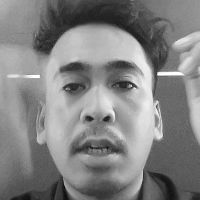
#> input picture week7/project/data/raw/anton/1762224319_0001.png, 200 x 200 px; its folder holds 3 pictures in this run
$ python train_eval.py
#> lines starting #> are read from the running program, lines starting #| are printed output that depends on the picture
# src/train_eval.py
import os, cv2, json, random
import numpy as np

# ========= KONFIGURASI =========
ROOT_DIR     = os.path.dirname(os.path.dirname(__file__))
DATA_DIR     = os.path.join(ROOT_DIR, "data")
RAW_DIR      = os.path.join(DATA_DIR, "raw")
MODEL_DIR    = os.path.join(DATA_DIR, "models")

FACE_SIZE    = (200, 200)

# Holdout
HOLDOUT_PCT  = 0.2     # 20% test per identitas
SHUFFLE_SEED = 42
# ===============================

os.makedirs(MODEL_DIR, exist_ok=True)

# ---------- Enhance (CLAHE) untuk konsistensi train ↔ inference ----------
def enhance_face(gray_crop):
    """Tingkatkan kontras wajah (CLAHE) agar robust terhadap pencahayaan."""
    clahe = cv2.createCLAHE(clipLimit=2.0, tileGridSize=(8,8))
    return clahe.apply(gray_crop)

# ---------- Dataset ----------
def _list_image_paths_per_label():
    per_label_paths = {}
    label2id, id2label = {}, {}
    cur = 0
    for name in sorted(os.listdir(RAW_DIR)):
        pdir = os.path.join(RAW_DIR, name)
        if not os.path.isdir(pdir):
            continue
        files = [os.path.join(pdir, f) for f in os.listdir(pdir)
                 if f.lower().endswith((".png",".jpg",".jpeg"))]
        if len(files) == 0:
            continue
        per_label_paths[name] = sorted(files)
        label2id[name] = cur
        id2label[cur] = name
        cur += 1
    return per_label_paths, label2id, id2label

def _split_holdout(per_label_paths, test_ratio=HOLDOUT_PCT, seed=SHUFFLE_SEED):
    rng = random.Random(seed)
    train, test = [], []
    for label, paths in per_label_paths.items():
        paths_copy = paths[:]
        rng.shuffle(paths_copy)
        n = len(paths_copy)
        n_test = max(1, int(round(test_ratio * n))) if n >= 3 else (1 if n >= 2 else 0)
        test_split = paths_copy[:n_test]
        train_split = paths_copy[n_test:]
        if len(train_split) == 0 and len(test_split) > 1:
            train_split.append(test_split.pop())
        train.extend([(p, label) for p in train_split])
        test.extend([(p, label) for p in test_split])
    return train, test

def _load_gray_resized(paths_and_labels, label2id, apply_enhance=True):
    X, y = [], []
    for p, lab in paths_and_labels:
        img = cv2.imread(p, cv2.IMREAD_GRAYSCALE)
        if img is None:
            continue
        img = cv2.resize(img, FACE_SIZE)
        if apply_enhance:
            img = enhance_face(img)
        X.append(img)
        y.append(label2id[lab])
    return X, np.array(y, dtype=np.int32)

# ---------- Metrik ----------
def _confusion_matrix(y_true, y_pred, n_classes):
    cm = np.zeros((n_classes, n_classes), dtype=np.int32)
    for t, p in zip(y_true, y_pred):
        cm[t, p] += 1
    return cm

def _metrics_report(y_true, y_pred, id2label):
    acc = float((y_true == y_pred).sum()) / max(1, len(y_true))
    n_classes = len(id2label)
    cm = _confusion_matrix(y_true, y_pred, n_classes)
    per_class = {}
    for i in range(n_classes):
        true_i = (y_true == i)
        if true_i.sum() == 0:
            per_class[id2label[i]] = None
        else:
            per_class[id2label[i]] = float((y_pred[true_i] == i).sum()) / float(true_i.sum())
    return acc, cm, per_class

# ====== KALIBRASI: hitung ambang otomatis dari jarak training ======
def compute_calibration(rec_full, X_all, y_all, id2label, pctl=95, extra_margin=10.0):
    """
    Prediksi semua sampel training dengan model final, ambil jarak LBPH.
    Ambang per-kelas = persentil pctl + margin; Global = pctl(all) + margin.
    Nilai lebih longgar agar mengurangi 'unknown' pada kondisi real.
    """
    all_dists = []
    per_class = {id2label[i]: [] for i in range(len(id2label))}
    for img, yi in zip(X_all, y_all):
        _, dist = rec_full.predict(img)
        all_dists.append(float(dist))
        per_class[id2label[yi]].append(float(dist))

    thr_per_class = {}
    for name, dists in per_class.items():
        if len(dists) == 0:
            continue
        base = float(np.percentile(dists, pctl))
        thr_per_class[name] = base + float(extra_margin)

    global_thr = float(np.percentile(all_dists, pctl)) + float(extra_margin)
    return {
        "global_thr": global_thr,
        "thr_per_class": thr_per_class,
        "percentile": int(pctl),
        "extra_margin": float(extra_margin),
        "samples": {k: len(v) for k, v in per_class.items()}
    }

# ---------- Train → Eval (holdout) → Retrain full → Save ----------
def train_eval_save():
    per_label_paths, label2id, id2label = _list_image_paths_per_label()
    if len(per_label_paths) == 0:
        raise RuntimeError("Dataset kosong. Jalankan capture dulu (src/collect.py).")

    train_list, test_list = _split_holdout(per_label_paths, test_ratio=HOLDOUT_PCT, seed=SHUFFLE_SEED)
    X_tr, y_tr = _load_gray_resized(train_list, label2id, apply_enhance=True)
#> in _load_gray_resized, img is the input picture: shape (200, 200); min 2, max 255, mean 130.3
#> in enhance_face, `return clahe.apply(gray_crop)`:
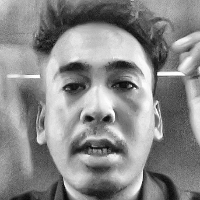
#> returned value: shape (200, 200); min 2, max 255, mean 137.5
#> pass 2 of the loop in _load_gray_resized, `for p, lab in paths_and_labels:`:
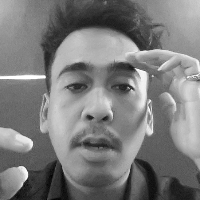
#> input picture week7/project/data/raw/anton/1762224320_0006.png, 200 x 200 px
#> in _load_gray_resized, img is the input picture: shape (200, 200); min 4, max 255, mean 123.8
#> in enhance_face (call 2), `return clahe.apply(gray_crop)`:
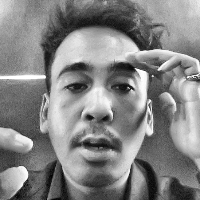
#> returned value: shape (200, 200); min 3, max 255, mean 132
    X_te, y_te = _load_gray_resized(test_list,  label2id, apply_enhance=True)

    if len(X_tr) == 0 or len(X_te) == 0:
        raise RuntimeError("Split menghasilkan set kosong. Tambah data atau ubah HOLDOUT_PCT.")

    if not hasattr(cv2, "face") or not hasattr(cv2.face, "LBPHFaceRecognizer_create"):
        raise RuntimeError("cv2.face tidak tersedia. Pastikan 'opencv-contrib-python' terpasang.")

    print(f"[INFO] Train-set: {len(X_tr)} gambar, Test-set: {len(X_te)} gambar, Kelas: {len(label2id)}")

    # Train di train-set (baseline evaluasi)
    rec = cv2.face.LBPHFaceRecognizer_create(radius=1, neighbors=8, grid_x=8, grid_y=8)
    rec.train(X_tr, y_tr)

    # Evaluasi di test-set
    preds = [rec.predict(img)[0] for img in X_te]
    y_pred = np.array(preds, dtype=np.int32)

    acc, cm, per_class = _metrics_report(y_te, y_pred, id2label)
    print("\n[EVAL — HOLDOUT]")
    print(f"- Accuracy total: {acc:.4f}")
    print("- Confusion matrix (rows=true, cols=pred):")
    print(cm)
    print("- Per-class accuracy:")
    for k, v in per_class.items():
        if v is None:
            print(f"  {k:>12}: N/A (tidak ada sampel di test)")
        else:
            print(f"  {k:>12}: {v:.4f}")

    # Retrain di seluruh data (train+test) → simpan
    print("\n[INFO] Retrain di seluruh data untuk model final…")
    all_list = []
    for lab, paths in per_label_paths.items():
        all_list.extend([(p, lab) for p in paths])
    X_all, y_all = _load_gray_resized(all_list, label2id, apply_enhance=True)

    rec_full = cv2.face.LBPHFaceRecognizer_create(radius=1, neighbors=8, grid_x=8, grid_y=8)
    rec_full.train(X_all, y_all)

    # Kalibrasi otomatis (lebih toleran)
    calib = compute_calibration(rec_full, X_all, y_all, id2label, pctl=95, extra_margin=10.0)

    model_path  = os.path.join(MODEL_DIR, "lbph_model.yml")
    labels_path = os.path.join(MODEL_DIR, "labels.json")
    calib_path  = os.path.join(MODEL_DIR, "calibration.json")

    rec_full.write(model_path)
    with open(labels_path, "w", encoding="utf-8") as f:
        json.dump({"label2id": label2id, "id2label": id2label}, f, ensure_ascii=False, indent=2)
    with open(calib_path, "w", encoding="utf-8") as f:
        json.dump(calib, f, ensure_ascii=False, indent=2)

    # Ringkasan kalibrasi
    print("\n[CALIBRATION]")
    print(f"- Mode : percentile={calib['percentile']} + margin={calib['extra_margin']}")
    print(f"- Global threshold : {calib['global_thr']:.2f}")
    print("- Per-class thresholds:")
    for name, thr in calib["thr_per_class"].items():
        print(f"  {name:>12}: {thr:.2f}  (n={calib['samples'].get(name, 0)})")

    print(f"\n[SAVED] Model      : {model_path}")
    print(f"[SAVED] Labels     : {labels_path}")
    print(f"[SAVED] Calibration: {calib_path}")
    print("[DONE] Training + Evaluasi + Kalibrasi selesai.")

def main():
    print("="*56)
    print("TRAIN LBPH → HOLDOUT EVAL → RETRAIN FULL → SIMPAN MODEL (+CALIBRATION)")
    print("="*56)
    train_eval_save()
#> in train_eval_save, `X_tr, y_tr = _load_gray_resized(train_list, label2id, apply_enhance=Tr..`: X_tr = 2 items; y_tr = [0, 0]
#> call 2 of _load_gray_resized, with apply_enhance = True
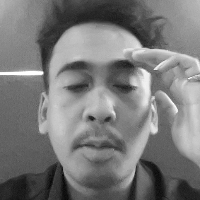
#> input picture week7/project/data/raw/anton/1762224320_0004.png, 200 x 200 px
#> in _load_gray_resized, img is the input picture: shape (200, 200); min 6, max 255, mean 121.6
#> in enhance_face (call 3), `return clahe.apply(gray_crop)`:
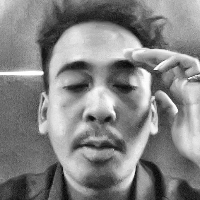
#> returned value: shape (200, 200); min 4, max 255, mean 131.6
#> in train_eval_save, `X_te, y_te = _load_gray_resized(test_list,  label2id, apply_enhance=Tr..`: X_te = 1 item; y_te = [0]
#| [INFO] Train-set: 2 gambar, Test-set: 1 gambar, Kelas: 1
#> in _metrics_report, `acc = float((y_true == y_pred).sum()) / max(1, len(y_true))`: acc = 1
#> the loop in _confusion_matrix, `for t, p in zip(y_true, y_pred):` made 1 pass
#> after the loop in _confusion_matrix, `for t, p in zip(y_true, y_pred):`: cm = [1]
#> the loop in _metrics_report, `for i in range(n_classes):` made 1 pass
#> true_i on pass 1: [True]
#> after the loop in _metrics_report, `for i in range(n_classes):`: per_class = {'anton': 1}
#> in train_eval_save, `acc, cm, per_class = _metrics_report(y_te, y_pred, id2label)`: acc = 1; cm = [1]; per_class = {'anton': 1}
#| - Accuracy total: 1.0000
#| [[1]]
#> the loop in train_eval_save, `for k, v in per_class.items():` made 1 pass
#|          anton: 1.0000
#> pass 2 of the loop in _load_gray_resized, `for p, lab in paths_and_labels:`:
#> in train_eval_save, `X_all, y_all = _load_gray_resized(all_list, label2id, apply_enhance=Tr..`: X_all = 3 items; y_all = [0, 0, 0]
#> the loop in compute_calibration, `for img, yi in zip(X_all, y_all):` made 3 passes
#> in compute_calibration, `global_thr = float(np.percentile(all_dists, pctl)) + float(extra_margin)`: global_thr = 10
#> in train_eval_save, `calib = compute_calibration(rec_full, X_all, y_all, id2label, pctl=95,..`: calib = 5 items
#| - Mode : percentile=95 + margin=10.0
#| - Global threshold : 10.00
#> the loop in train_eval_save, `for name, thr in calib["thr_per_class"].items():` made 1 pass
#> (name, thr) on pass 1: ('anton', 10)
#|          anton: 10.00  (n=3)

if __name__ == "__main__":
    main()
